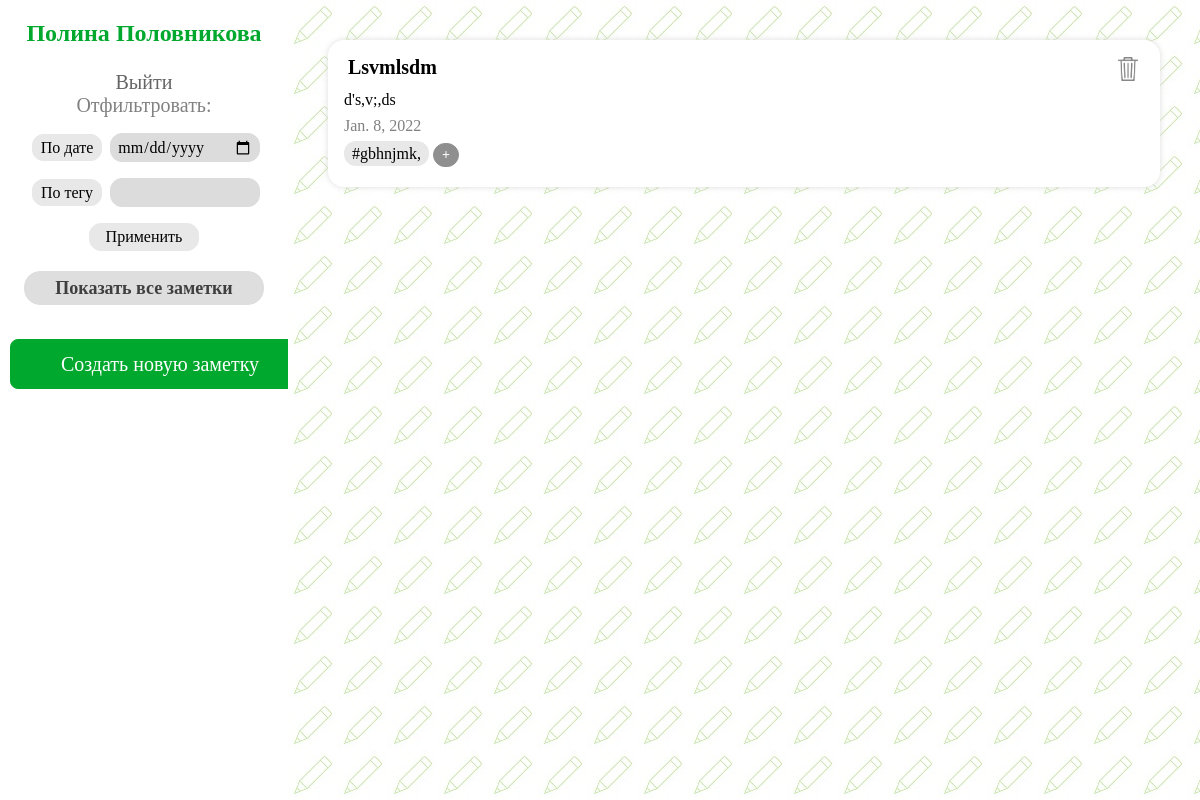
Page /evernote/main (signed in) on the earlier database version.
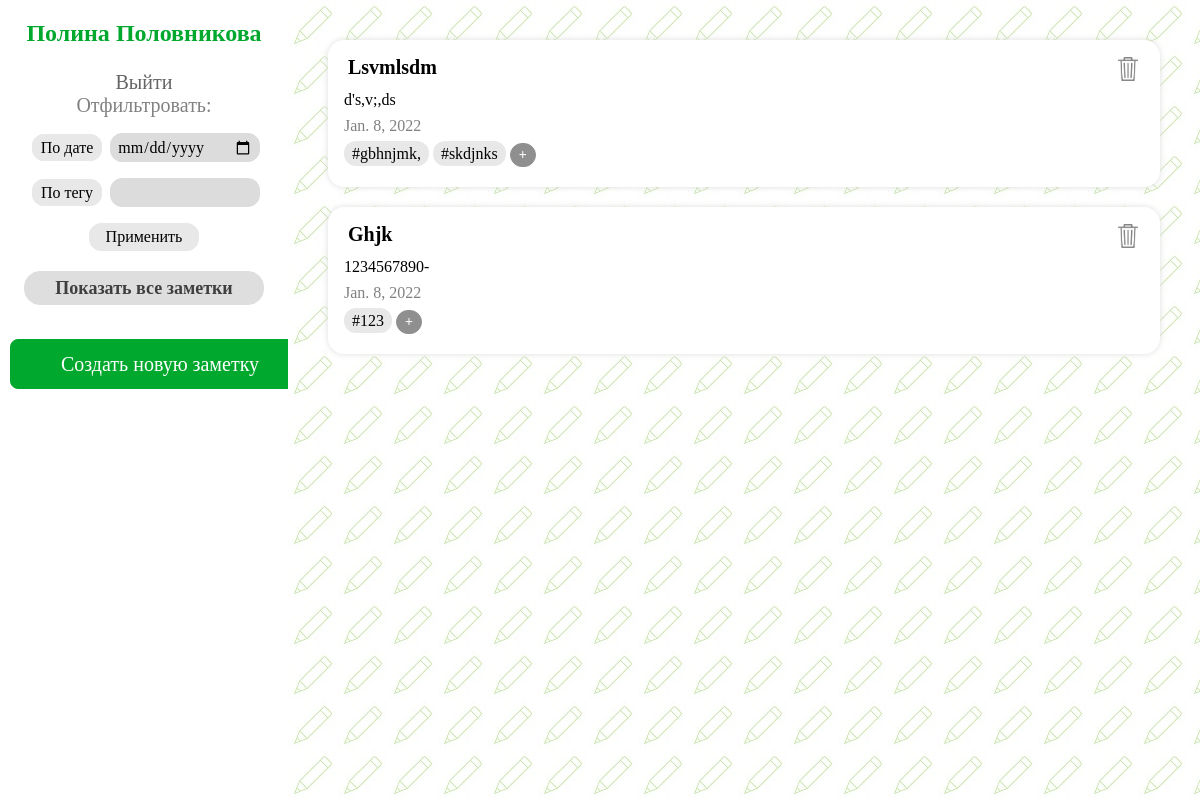
Same page on the later database version.
### evernote/models.py (models this page shows, shortened)
class Note(models.Model):
    person = models.ForeignKey(User, on_delete=models.SET_NULL, null=True)
    name = models.CharField(max_length=45, null=False)
    date = models.DateField(auto_now=True, null=False)
    text = models.TextField(null=True)

class NoteHasTag(models.Model):
    note = models.ForeignKey(Note, on_delete=models.CASCADE, null=False)
    tag = models.ForeignKey(Tag, on_delete=models.CASCADE, null=False)

class Tag(models.Model):
    name = models.CharField(max_length=45, null=False, unique=False)

### evernote/views.py (the view)
# urls.py: path('evernote/main', views.show_main, name='main_page'),
def show_main(request):
    if request.user.is_authenticated:
        notes = Note.objects.filter(person_id=request.user.id).order_by('-date')
        tags = Tag.objects.all()
        note_has_tag = NoteHasTag.objects.all()
        data = {'notes': notes, 'tags': tags, 'note_has_tag': note_has_tag}
        if request.method == 'POST':
            filter_form = FilterForm(request.POST)
            if filter_form.is_valid():
                if filter_form.cleaned_data['date'] is not None:
                    notes = notes.filter(date=filter_form.cleaned_data['date'])
                if filter_form.cleaned_data['tag'] != '':
                    notes = notes.filter(notehastag__tag__name=filter_form.cleaned_data['tag'])
                data['notes'] = notes
        else:
            filter_form = FilterForm()
        data['filter_form'] = filter_form
        return render(request, 'evernote/main.html', data)
    else:
        return redirect('registration_page')

### evernote/forms.py
class FilterForm(forms.Form):
    date = forms.DateField(widget=forms.DateInput(attrs={'type': 'date', 'class': 'filterForms'}), required=False,
                           label='По дате')
    tag = forms.CharField(widget=forms.TextInput(attrs={'class': 'filterForms'}), max_length=45, required=False,
                          label='По тегу')

### evernote/templates/evernote/main.html (shortened to what this page needs)
{% load static %}
<!DOCTYPE html>
<html lang="ru">
<head>
    <link rel="stylesheet" href="{% static 'evernote/css/style3.css' %}">
</head>
<body>
<div class="main">
    <div class="leftBlock">
        <div class="id">
            <p class="username">{{ user.first_name }} {{ user.last_name }}</p>
        </div>
        <div>
            <a href="{% url 'logout' %}" class="logout">Выйти</a>
        </div>
        <div class="filter">
            <div class="filter1">
                Отфильтровать:
            </div>
            <form action="{% url 'main_page' %}" method="post">
                <p><label class="filterBy"
                          for="{{ filter_form.date.id_for_label }}">{{ filter_form.date.label }}</label>
                    {{ filter_form.date }}
                </p>
                <p><label class="filterBy"
                          for="{{ filter_form.tag.id_for_label }}">{{ filter_form.tag.label }}</label>
                    {{ filter_form.tag }}
                </p>
                <button type="submit" class="filterButton">Применить</button>
            </form>
            <a href="{% url 'main_page' %}">
                <button class="allNotes">Показать все заметки</button>
            </a>
        </div>
        <div class="addNew">
            <a href="{% url 'add-note_page' %}">
                <button class="addNewNote">Создать новую заметку</button>
            </a>
        </div>
    </div>
    <div class="rightBlock">
        {% for note in notes %}
            <div class="divNote">
                <div class="noteRow">
                    <div class="noteTitle">
                        {{ note.name|capfirst }}
                    </div>
                    <div class="deleteNote1">
                        <a href="main/{{ note.pk }}">
                            <button class="deleteNote">
                                <img src="{% static '/evernote/img/delete.png' %}">
                            </button>
                        </a>
                    </div>
                </div>
                <div class="noteBody">
                    {{ note.text }}
                </div>
                <div class="noteDate">
                    {{ note.date }}
                </div>
                <div class="noteTags">
                    {% for tag in tags %}
                        {% for el in note_has_tag %}
                            {% if note.pk == el.note_id and tag.pk == el.tag_id %}
                                <span class="noteTag">#{{ tag.name }}</span>
                            {% endif %}
                        {% endfor %}
                    {% endfor %}
                    <a href="add-tag/{{ note.pk }}">
                        <button class=" addNewTag">+</button>
                    </a>
                </div>
            </div>
        {% endfor %}
    </div>
</div>
</body>
</html>

Differences in the rows shown:
added Tag: name "skdjnks"
added Note: name "Ghjk", text "1234567890-", date "Jan. 8, 2022"
added Tag: name "123"
